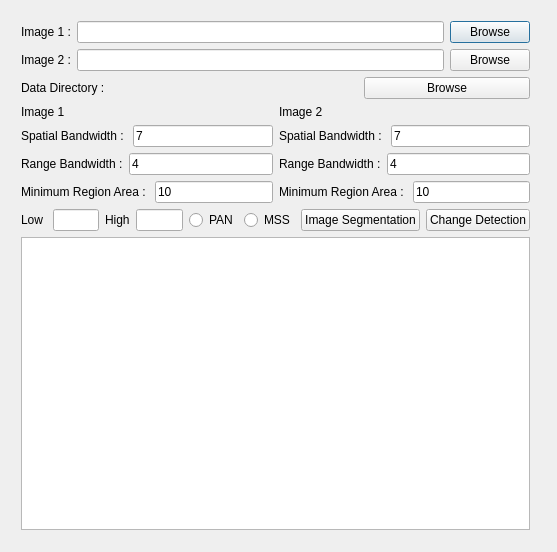
<?xml version="1.0" encoding="UTF-8"?>
<ui version="4.0">
 <class>MainWindow_cd</class>
 <widget class="QDialog" name="MainWindow_cd">
  <property name="geometry">
   <rect>
    <x>0</x>
    <y>0</y>
    <width>557</width>
    <height>552</height>
   </rect>
  </property>
  <property name="windowTitle">
   <string>MainWindow</string>
  </property>
  <widget class="QWidget" name="layoutWidget">
   <property name="geometry">
    <rect>
     <x>10</x>
     <y>10</y>
     <width>531</width>
     <height>531</height>
    </rect>
   </property>
   <layout class="QVBoxLayout" name="verticalLayout_6">
    <item>
     <layout class="QVBoxLayout" name="verticalLayout_5">
      <item>
       <layout class="QHBoxLayout" name="horizontalLayout_13">
        <item>
         <widget class="QLabel" name="label_13">
          <property name="text">
           <string>Image 1 :</string>
          </property>
         </widget>
        </item>
        <item>
         <widget class="QLineEdit" name="lineEdit_9"/>
        </item>
        <item>
         <widget class="QPushButton" name="pushButton_4">
          <property name="text">
           <string>Browse</string>
          </property>
         </widget>
        </item>
       </layout>
      </item>
      <item>
       <layout class="QHBoxLayout" name="horizontalLayout_14">
        <item>
         <widget class="QLabel" name="label_14">
          <property name="text">
           <string>Image 2 :</string>
          </property>
         </widget>
        </item>
        <item>
         <widget class="QLineEdit" name="lineEdit_10"/>
        </item>
        <item>
         <widget class="QPushButton" name="pushButton_5">
          <property name="text">
           <string>Browse</string>
          </property>
         </widget>
        </item>
       </layout>
      </item>
      <item>
       <layout class="QHBoxLayout" name="horizontalLayout">
        <item>
         <widget class="QLabel" name="label">
          <property name="text">
           <string>Data Directory :</string>
          </property>
         </widget>
        </item>
        <item>
         <widget class="QLabel" name="label_2">
          <property name="text">
           <string/>
          </property>
         </widget>
        </item>
        <item>
         <widget class="QPushButton" name="pushButton">
          <property name="text">
           <string>Browse</string>
          </property>
         </widget>
        </item>
       </layout>
      </item>
      <item>
       <layout class="QHBoxLayout" name="horizontalLayout_11">
        <item>
         <layout class="QVBoxLayout" name="verticalLayout">
          <item>
           <widget class="QLabel" name="label_11">
            <property name="text">
             <string>Image 1</string>
            </property>
           </widget>
          </item>
          <item>
           <layout class="QVBoxLayout" name="verticalLayout_2">
            <item>
             <layout class="QHBoxLayout" name="horizontalLayout_2">
              <item>
               <widget class="QLabel" name="label_3">
                <property name="text">
                 <string>Spatial Bandwidth : </string>
                </property>
               </widget>
              </item>
              <item>
               <widget class="QLineEdit" name="lineEdit">
                <property name="text">
                 <string>7</string>
                </property>
               </widget>
              </item>
             </layout>
            </item>
            <item>
             <layout class="QHBoxLayout" name="horizontalLayout_3">
              <item>
               <widget class="QLabel" name="label_4">
                <property name="text">
                 <string>Range Bandwidth :</string>
                </property>
               </widget>
              </item>
              <item>
               <widget class="QLineEdit" name="lineEdit_2">
                <property name="text">
                 <string>4</string>
                </property>
               </widget>
              </item>
             </layout>
            </item>
            <item>
             <layout class="QHBoxLayout" name="horizontalLayout_4">
              <item>
               <widget class="QLabel" name="label_5">
                <property name="text">
                 <string>Minimum Region Area : </string>
                </property>
               </widget>
              </item>
              <item>
               <widget class="QLineEdit" name="lineEdit_3">
                <property name="text">
                 <string>10</string>
                </property>
               </widget>
              </item>
             </layout>
            </item>
           </layout>
          </item>
         </layout>
        </item>
        <item>
         <layout class="QVBoxLayout" name="verticalLayout_4">
          <item>
           <widget class="QLabel" name="label_12">
            <property name="text">
             <string>Image 2</string>
            </property>
           </widget>
          </item>
          <item>
           <layout class="QVBoxLayout" name="verticalLayout_3">
            <item>
             <layout class="QHBoxLayout" name="horizontalLayout_5">
              <item>
               <widget class="QLabel" name="label_6">
                <property name="text">
                 <string>Spatial Bandwidth : </string>
                </property>
               </widget>
              </item>
              <item>
               <widget class="QLineEdit" name="lineEdit_4">
                <property name="text">
                 <string>7</string>
                </property>
               </widget>
              </item>
             </layout>
            </item>
            <item>
             <layout class="QHBoxLayout" name="horizontalLayout_6">
              <item>
               <widget class="QLabel" name="label_7">
                <property name="text">
                 <string>Range Bandwidth :</string>
                </property>
               </widget>
              </item>
              <item>
               <widget class="QLineEdit" name="lineEdit_5">
                <property name="text">
                 <string>4</string>
                </property>
               </widget>
              </item>
             </layout>
            </item>
            <item>
             <layout class="QHBoxLayout" name="horizontalLayout_7">
              <item>
               <widget class="QLabel" name="label_8">
                <property name="text">
                 <string>Minimum Region Area : </string>
                </property>
               </widget>
              </item>
              <item>
               <widget class="QLineEdit" name="lineEdit_6">
                <property name="text">
                 <string>10</string>
                </property>
               </widget>
              </item>
             </layout>
            </item>
           </layout>
          </item>
         </layout>
        </item>
       </layout>
      </item>
     </layout>
    </item>
    <item>
     <layout class="QHBoxLayout" name="horizontalLayout_15">
      <item>
       <layout class="QHBoxLayout" name="horizontalLayout_10">
        <item>
         <layout class="QHBoxLayout" name="horizontalLayout_8">
          <item>
           <widget class="QLabel" name="label_9">
            <property name="text">
             <string>Low </string>
            </property>
           </widget>
          </item>
          <item>
           <widget class="QLineEdit" name="lineEdit_7"/>
          </item>
         </layout>
        </item>
        <item>
         <layout class="QHBoxLayout" name="horizontalLayout_9">
          <item>
           <widget class="QLabel" name="label_10">
            <property name="text">
             <string>High</string>
            </property>
           </widget>
          </item>
          <item>
           <widget class="QLineEdit" name="lineEdit_8"/>
          </item>
         </layout>
        </item>
       </layout>
      </item>
      <item>
       <layout class="QHBoxLayout" name="horizontalLayout_12">
        <item>
         <layout class="QHBoxLayout" name="horizontalLayout_16">
          <item>
           <widget class="QRadioButton" name="radioButton">
            <property name="text">
             <string>PAN</string>
            </property>
           </widget>
          </item>
          <item>
           <widget class="QRadioButton" name="radioButton_2">
            <property name="text">
             <string>MSS</string>
            </property>
           </widget>
          </item>
         </layout>
        </item>
        <item>
         <widget class="QPushButton" name="pushButton_2">
          <property name="text">
           <string>Image Segmentation</string>
          </property>
         </widget>
        </item>
        <item>
         <widget class="QPushButton" name="pushButton_3">
          <property name="text">
           <string>Change Detection</string>
          </property>
         </widget>
        </item>
       </layout>
      </item>
     </layout>
    </item>
    <item>
     <widget class="QTextBrowser" name="textBrowser"/>
    </item>
   </layout>
  </widget>
 </widget>
 <layoutdefault spacing="6" margin="11"/>
 <resources/>
 <connections/>
</ui>
